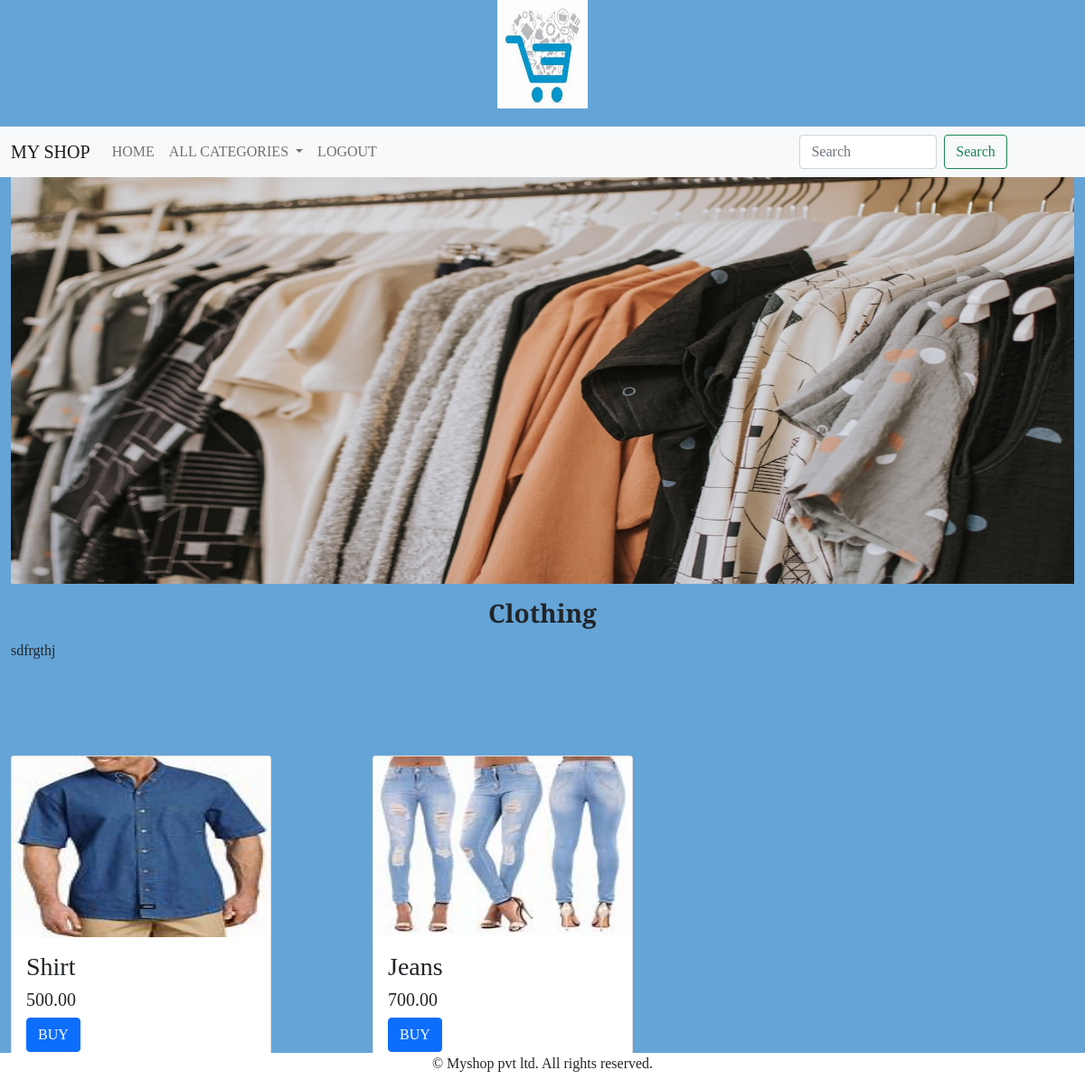
/prod/Clothing/ (signed in), run on the app's committed database.
### shop/models.py (models this page shows, shortened)
class Category(models.Model):
    name = models.CharField(max_length=20)
    desc = models.TextField()
    image = models.ImageField(upload_to="images/category/", null=True, blank=True)

class Product(models.Model):
    name=models.CharField(max_length=20)
    desc = models.TextField()
    image = models.ImageField(upload_to="images/product/", null=True, blank=True)
    price=models.DecimalField(max_digits=10,decimal_places=2)
    category=models.ForeignKey(Category,on_delete=models.CASCADE)
    stock=models.IntegerField()
    available=models.BooleanField(default=True)
    created = models.DateTimeField(auto_now_add=True)
    updated = models.DateTimeField(auto_now=True)

### shop/views.py (the view)
# urls.py: path('prod/<str:p>/', views.prod, name="prod"),
@login_required
def prod(request, p):
        c = Category.objects.get(name=p)
        j=Product.objects.filter(category=c)
        return render(request, 'products.html', {'c': c,'j':j})

### cart/context_processors.py (called while the page is built)
def total(request):
    item_count=0
    if request.user:
     u=request.user
     try:
        cart=Cart.objects.filter(user=u)
        for i in cart:
            item_count+=i.quantity
     except:
        item_count=0
    return {'count':item_count}

### shop/context_processors.py (called while the page is built)
def menu_links(request):
    c=Category.objects.all()
    return{'links':c}

### templates/products.html
{% extends 'base.html' %}
{% load static %}
{% block content %}
<div class="container-fluid">
    <img src="{{c.image.url}}" height="450px" width="100%">
</div>
<div class="container-fluid mt-3" style="margin-bottom:100px;">
    <h3 class ="text-center fw-bold">{{c.name}}</h3>
    <p style="text-align:justify;line-height:2;">{{c.desc}}</p>
</div>
<div class="container-fluid">
    <div class="row">
        {% for i in j %}
            <div class="col-md-4 mb-4">
                <div class="card" style="width: 18rem;">
                    <img src="{{i.image.url}}" height="200px" width="100%">
                    <div class="card-body">
                        <h3 class="card-title">{{ i.name }}</h3>
                        <h5>{{i.price}}</h5>
                        <a href="{% url 'shop:detail' i.name %}" class="btn btn-primary">BUY</a>
                    </div>
                </div>
            </div>
        {% endfor %}
    </div>
</div>
{% endblock %}

### static/css/style.css (style rules this page uses)
body { font-family: 'Playfair Display', serif; background-color:#65A4D6; }

### data on the page
Category: image (picture), name "Clothing", desc "sdfrgthj"
Product: image (picture), name "Shirt", price "500.00"
Product: image (picture), name "Jeans", price "700.00"
